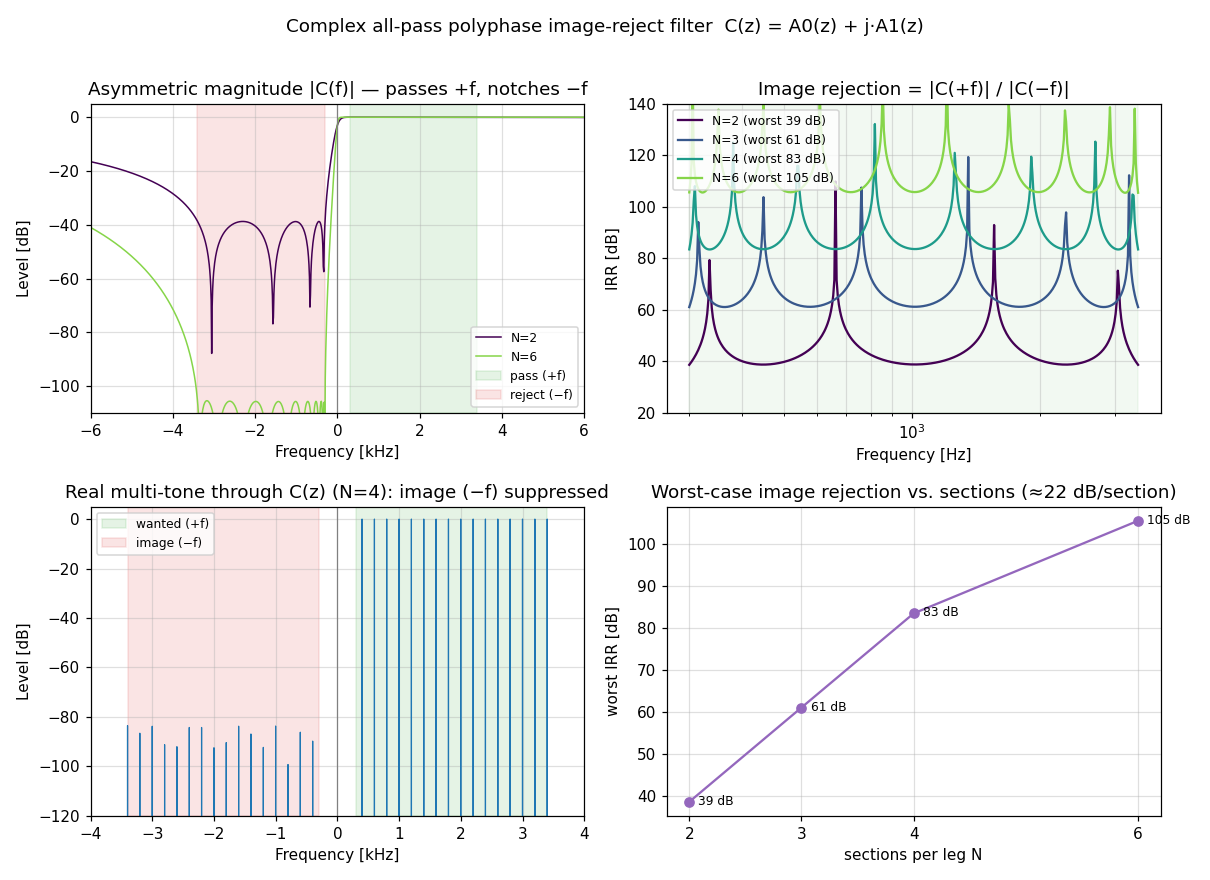

Here is the Python script that generated this plot:
"""polyphase_complex.py

Complex (asymmetric) all-pass / polyphase **image-reject filter** -- the digital
counterpart of the Gingell / Behbahani RC polyphase network.

Idea
----
A real filter has |H(-f)| = |H(+f)| and cannot tell +f from -f.  Combining the
two real all-pass legs of the 90-degree splitter into a single *complex* filter

    C(z) = A0(z) + j * A1(z)          (A0, A1 = the two all-pass legs)

breaks that symmetry: across the design band it adds constructively for +f and
cancels for -f, so its magnitude response is **asymmetric about DC** -- a
passband on +f and a deep notch on the mirror -f.  Applied to a real signal it
outputs the analytic (one-sided) signal; the residual -f leakage is the image,
suppressed by exactly the design IRR.  This is the same image rejection as the
phasing SSB mixer, folded into one complex filter (no separate quadrature mix).

More sections -> deeper notch -> higher image rejection, staggered across the
band by the same geometric-symmetric corner placement used for the RC values of
a multistage RC polyphase filter.

Run:  python polyphase_complex.py
"""

import numpy as np
from scipy.signal import lfilter

import digital_phshift as dp


def _leg_response(c_col, w):
    """Complex frequency response of one all-pass leg at angular freqs w."""
    z1 = np.exp(-1j * w)
    H = np.ones_like(w, dtype=complex)
    for c in np.atleast_1d(c_col):
        H = H * (z1 - c) / (1.0 - c * z1)
    return H


def complex_response(d, w, s):
    """C(w) = A0(w) + s*j*A1(w) for the design d (s = +/-1 picks the passed side)."""
    return _leg_response(d["c"][:, 0], w) + s * 1j * _leg_response(d["c"][:, 1], w)


def _orient(d, wband):
    """Pick s so the +f band is the passband (not the -f band)."""
    p = np.mean(np.abs(complex_response(d, wband, +1)))
    m = np.mean(np.abs(complex_response(d, wband, -1)))
    return +1 if p >= m else -1


def leg_filter(x, c_col):
    y = np.asarray(x, dtype=float)
    for c in np.atleast_1d(c_col):
        y = lfilter([-c, 1.0], [1.0, -c], y)
    return y


def main():
    fs = 48000.0
    fa, fb = 300.0, 3400.0        # band passed on +f, rejected on -f
    Ns = [2, 3, 4, 6]

    designs = {N: dp.design(90, N, fa, fb, fs, pnorm=40, method="digital",
                            verbose=False) for N in Ns}
    wband = 2 * np.pi * np.logspace(np.log10(fa), np.log10(fb), 400) / fs
    s = _orient(designs[Ns[0]], wband)

    print("Complex all-pass polyphase image-reject filter (fs=%g, band %g-%g Hz)\n"
          % (fs, fa, fb))
    worst = {}
    for N in Ns:
        Cp = np.abs(complex_response(designs[N], wband, s))
        Cm = np.abs(complex_response(designs[N], -wband, s))
        irr = 20 * np.log10(Cp / np.maximum(Cm, 1e-15))
        worst[N] = irr.min()
        print("  N=%d/leg (2N=%2d stages):  worst-case image rejection = %6.1f dB"
              % (N, 2 * N, worst[N]))

    # --- process a real multi-tone: show +f passes, -f image suppressed ----
    Nfft = 1 << 15
    df = fs / Nfft
    tone_bins = np.unique(np.round(np.arange(400, 3401, 200.0) / df).astype(int))
    n = np.arange(2 * Nfft)
    audio = np.zeros(n.size)
    for k in tone_bins:
        audio += np.sin(2 * np.pi * k * n / Nfft)
    audio /= len(tone_bins)

    dN = designs[4]
    yI = leg_filter(audio, dN["c"][:, 0])
    yQ = leg_filter(audio, dN["c"][:, 1])
    yc = (yI + s * 1j * yQ)[Nfft:2 * Nfft]
    Y = np.fft.fftshift(np.fft.fft(yc)) / Nfft
    fax = np.fft.fftshift(np.fft.fftfreq(Nfft, 1 / fs))
    Ydb = 20 * np.log10(np.maximum(np.abs(Y), 1e-12))
    Ydb -= Ydb.max()

    _plots(fs, fa, fb, designs, Ns, s, worst, fax, Ydb)


def _plots(fs, fa, fb, designs, Ns, s, worst, fax, Ydb):
    import matplotlib
    matplotlib.use("Agg")
    import matplotlib.pyplot as plt

    cmap = plt.get_cmap("viridis")
    cols = {N: cmap(x) for N, x in zip(Ns, np.linspace(0.0, 0.82, len(Ns)))}

    wfull = np.linspace(-np.pi, np.pi, 4000)
    ffull = wfull * fs / (2 * np.pi)
    fband = np.logspace(np.log10(fa), np.log10(fb), 400)
    wband = 2 * np.pi * fband / fs

    fig, ax = plt.subplots(2, 2, figsize=(11, 8))

    # --- (a) asymmetric magnitude response --------------------------------
    for N in (Ns[0], Ns[-1]):
        C = complex_response(designs[N], wfull, s)
        mag = 20 * np.log10(np.maximum(np.abs(C), 1e-9))
        mag -= mag.max()
        ax[0, 0].plot(ffull / 1000, mag, color=cols[N], lw=1.0, label="N=%d" % N)
    ax[0, 0].axvspan(fa / 1000, fb / 1000, color="C2", alpha=0.12, label="pass (+f)")
    ax[0, 0].axvspan(-fb / 1000, -fa / 1000, color="C3", alpha=0.12, label="reject (−f)")
    ax[0, 0].axvline(0, color="0.5", lw=0.8)
    ax[0, 0].set_xlim(-6, 6); ax[0, 0].set_ylim(-110, 5)
    ax[0, 0].set_title("Asymmetric magnitude |C(f)| — passes +f, notches −f")
    ax[0, 0].set_xlabel("Frequency [kHz]"); ax[0, 0].set_ylabel("Level [dB]")
    ax[0, 0].grid(True, alpha=0.4); ax[0, 0].legend(fontsize=8, loc="lower right")

    # --- (b) image rejection vs frequency, per N --------------------------
    for N in Ns:
        Cp = np.abs(complex_response(designs[N], wband, s))
        Cm = np.abs(complex_response(designs[N], -wband, s))
        irr = 20 * np.log10(Cp / np.maximum(Cm, 1e-15))
        ax[0, 1].semilogx(fband, irr, color=cols[N],
                          label="N=%d (worst %.0f dB)" % (N, worst[N]))
    ax[0, 1].axvspan(fa, fb, color="C2", alpha=0.06)
    ax[0, 1].set_ylim(20, 140)
    ax[0, 1].set_title("Image rejection = |C(+f)| / |C(−f)|")
    ax[0, 1].set_xlabel("Frequency [Hz]"); ax[0, 1].set_ylabel("IRR [dB]")
    ax[0, 1].grid(True, which="both", alpha=0.4); ax[0, 1].legend(fontsize=8)

    # --- (c) real multi-tone processed: +f passed, −f image suppressed ----
    ax[1, 0].plot(fax / 1000, Ydb, color="C0", lw=0.8)
    ax[1, 0].axvspan(fa / 1000, fb / 1000, color="C2", alpha=0.12, label="wanted (+f)")
    ax[1, 0].axvspan(-fb / 1000, -fa / 1000, color="C3", alpha=0.12, label="image (−f)")
    ax[1, 0].axvline(0, color="0.5", lw=0.8)
    ax[1, 0].set_xlim(-4, 4); ax[1, 0].set_ylim(-120, 5)
    ax[1, 0].set_title("Real multi-tone through C(z) (N=4): image (−f) suppressed")
    ax[1, 0].set_xlabel("Frequency [kHz]"); ax[1, 0].set_ylabel("Level [dB]")
    ax[1, 0].grid(True, alpha=0.4); ax[1, 0].legend(fontsize=8, loc="upper left")

    # --- (d) worst-case IRR vs section count ------------------------------
    Nsv = np.array(Ns)
    ax[1, 1].plot(Nsv, [worst[N] for N in Ns], "o-", color="C4")
    for N in Ns:
        ax[1, 1].annotate("%.0f dB" % worst[N], (N, worst[N]),
                          textcoords="offset points", xytext=(6, -2), fontsize=8)
    ax[1, 1].set_title("Worst-case image rejection vs. sections (≈22 dB/section)")
    ax[1, 1].set_xlabel("sections per leg N"); ax[1, 1].set_ylabel("worst IRR [dB]")
    ax[1, 1].grid(True, alpha=0.4); ax[1, 1].set_xticks(Nsv)

    fig.suptitle("Complex all-pass polyphase image-reject filter  C(z) = A0(z) + j·A1(z)",
                 fontsize=12)
    fig.tight_layout(rect=[0, 0, 1, 0.97])
    out = "polyphase_complex.png"
    fig.savefig(out, dpi=110)
    print("Saved plot -> %s" % out)


if __name__ == "__main__":
    main()
